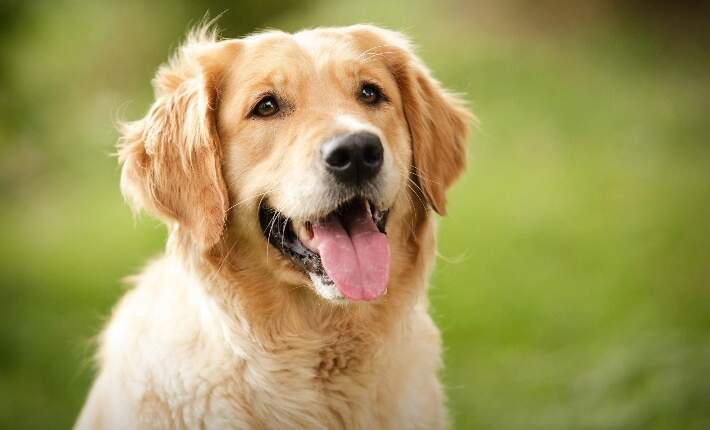
#> input picture dog.jpg, 710 x 430 px
$ python dondurme.py
#> lines starting #> are read from the running program, lines starting #| are printed output that depends on the picture
import cv2 as cv

img = cv.imread("dog.jpg")
#> img is the input picture: shape (430, 710, 3); mean B, G, R 89.5, 151.3, 160.4

h, w, _ = img.shape
#> h = 430; w = 710

center = (w // 2, h // 2)
#> center = (355, 215)
angle = 90
scale = 1.0

transform_matrix = cv.getRotationMatrix2D(center, angle, scale)

rotate = cv.warpAffine(img, transform_matrix, (w, h))
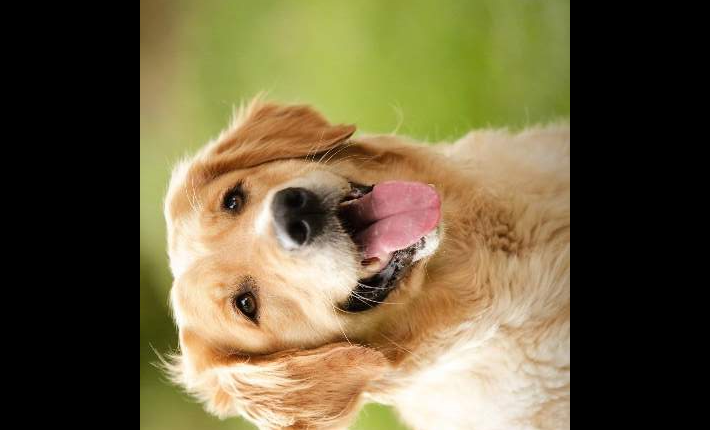
#> rotate: shape (430, 710, 3); mean B, G, R 62.9, 95.7, 107.3

cv.imshow("orginal", img)
cv.imshow("rotated", rotate)

cv.waitKey(0)
cv.destroyAllWindows()
